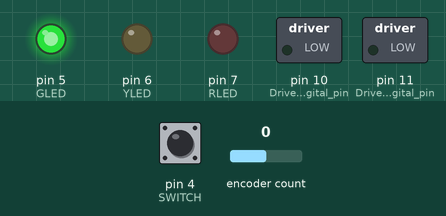
This sketch was run on a simulated Arduino Uno, built with avr-gcc and run on an emulated ATmega328P. Shown: switched loads named in the sketch (green lamp = pin HIGH), output pins drawn as LEDs (lit = HIGH). Inputs (shaded band) come from the test bench; at power-on: encoder count 0, pin 4 (SWITCH) HIGH.

Above: at 1.2 s.
1.3 s: encoder count set to 1
At 1.55 s:
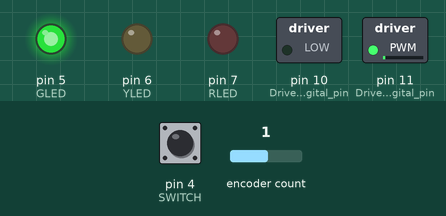
4.3 s: pin 4 (SWITCH) pulled LOW for 0.15 s
At 5.4 s:
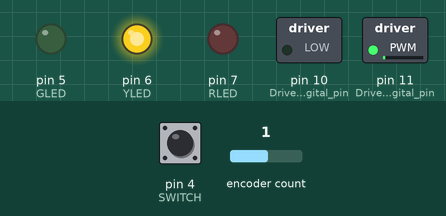
7.4 s: encoder count set to 0
At 7.79 s:
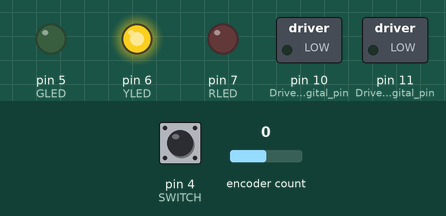
10.4 s: pin 4 (SWITCH) pulled LOW for 1 s
At 12.3 s:
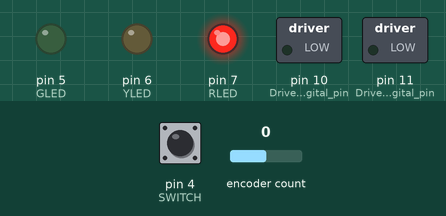
14.4 s: encoder count set to 4
At 14.87 s:
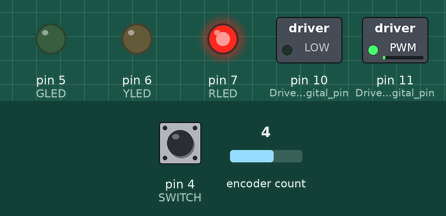
Timing chart, 0 to 17.4 s (numbered marks = the images above; inputs shaded):
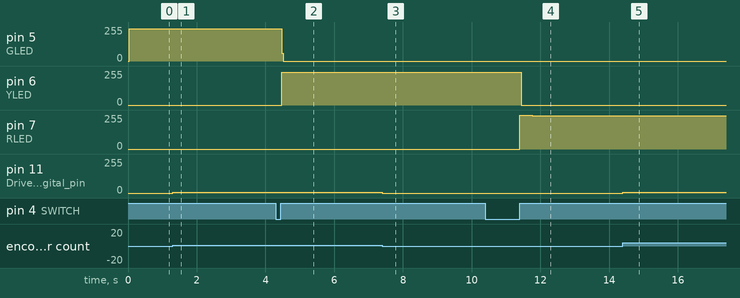

The sketch:

OmniGripController.ino
```cpp
/* Motor controller
 * Encoder code from http://www.pjrc.com/teensy/td_libs_Encoder.html
 * Author: Michael Lin
 * PinOut for OmniGrip
 * Pin 2 and 3 -> Encoder pins ChA & ChB
 * Pin 4       -> Toggle Switch
 * Pin 5       -> Green LED
 * Pin 5       -> Yellow LED
 * Pin 6       -> Red LED
 */

#include <Encoder.h>
#include <math.h>

static const int   t1cntr = 31250;     //Max count for Timer1

/*Motor constants*/
static const float maxPWM = (1 << 8);  //Max PWM compare for Timer2
static const float maxOKPWM = maxPWM*0.42;  //Max Continuous current for RE25 is 1.5A and motor resistance is 2.7Ohm. So V=I*R -> maxOKPWM = 40%
static const float safePWM  = maxPWM*0.005; //PWM range safe enough to turn on the motor switch.

/*Audio Jack constants*/
static const float maxCmdGrip = t1cntr*0.8; // Dont want to command to Audio Jack more than 80% duty cycle to keep the waveform clean.

/*General constants*/
static const float maxGripEncCount = 1750; //Max encoder value when OmniGrip goes from fully open to fully closed


//static const float PWMOffset = 10; //Offset to overcome friction in grippers. Not used due to safety

//Conversions from encoder reading to desired PWM output
const float L_OmniGrip       = 55;                                 // in mm
const float encoder_range    = maxGripEncCount;                    //encoder count in a full swing
const float swing_range      = (25/encoder_range)*(M_PI/180);     // in rad
const float max_volts        = 12;                                 // in Volts
const float motor_resistance = 2.7;                                // in Ohms
const float K_torque         = 23.2;                               // in mNm/A for RE-25
const float capstan_radius   = 4.5;                                // in mm
const float L_daV            = 41;                                 // in mm da Vinci master constant(not used)
const float K_daV            = 5.4/L_daV;                          // in mN/rad da Vinci master constant(not used)

/** Conversion factor calculation
 *  I_eff = PWM*V_max/R_motor
 *  F_eff = I_eff*K_torque/capstan_radius
 *
 *  angle_reading_radian = input_encoder_reading*(25/encoder_range)*(pi/180)    25 is max swing in degrees
 *  F_des = K_stiff*angle_reading_radian/gripper_radius
 *
 *  F_eff = F_des
 *  (PWM*K_torque*V_max)/(R_motor*capstan_radius) = (encoder_reading*(25*pi/180)*K_stiff)/(encoder_range*gripper_radius)
 *  PWM, encoder_reading and K_stiff are variables. Eveything else is constant.
 */

//const float conv_factor = ((swing_range/encoder_range)*motor_resistance*capstan_radius*maxGripEncCount) / (L_OmniGrip*K_torque*max_volts);  //Conversion factor from encoder reading to commanded PWM in clock counter have to multiply by stiffness K
const float conv_factor = swing_range*(motor_resistance/(K_torque*max_volts))*(capstan_radius/L_OmniGrip)*maxPWM;  //Conversion factor from encoder reading to desired PWM duty cycle (in clock counter units i.e. multiply by maxPWM).

/*Pinouts*/
int GLED = 5;
int YLED = 6;
int RLED = 7;
int SWITCH = 4;

/*LPF constant*/
float alpha = 0.8;

/*Experiment Variables*/
const int totalStates = 3; //5 when testing stiffnesses
int conditionState    = 0;
int toggleSwitch      = 0; //State for switch. 1 if switch pressed. 0 otherwise.

//-----------CHANGE GAINS HERE----------
/*Array of different stiffness conditions. Mostly just need to change these.*/
//int K1[totalStates] = {40,  40,  55,  60,  80};
//int K2[totalStates] = {200, 230, 250, 270, 290};
//int K1[totalStates] = {40,  60,  75};
//int K2[totalStates] = {200, 250, 290};
int K1[totalStates] = {210, 280, 350};   //Safer set
int K2[totalStates] = {900, 1200, 1500}; //Safer set
//int K1[totalStates] = {240,  320,  400}; //Stiffer set
//int K2[totalStates] = {1050, 1400, 1750}; //Stiffer set

int force_offset = 6;   //In units of Timer counter (up to 256 for 100% PWM)
//--------------------------------

//Temporary variables
float temp1;
float prevPWM = 0;
float currPWM = 0;
float cmdPWM  = 0;
int currSwitchRead = 1;
int prevSwitchRead = 1; //Switch is HIGH when not pressed.
int LEDState;

// Change these two numbers to the pins connected to your encoder.
//   Best Performance: both pins have interrupt capability
Encoder myEnc(2, 3);

void setup() {
   pinMode(2, INPUT);                //Encoder ChA
   pinMode(3, INPUT);                //Encoder ChB

   pinMode(GLED, OUTPUT);            //Green LED
   pinMode(YLED, OUTPUT);            //Yellow LED
   pinMode(RLED, OUTPUT);            //Red LED

   pinMode(SWITCH, INPUT);           //Toggle Switch

   pinMode(10, OUTPUT);              //Drive PWM on digital pin 10 for Omni on Timer1 16-bit
   pinMode(11, OUTPUT);              //Drive PWM on digital pin 11 for Motor on Timer2 8-bit

   digitalWrite(11, LOW);            //Turn off this pin for safety

   /* Setup for Audio Jack Clock. This uses Timer 1 for sending PWM to pin 10.
    * The way this works is that there is an internal triangle waveform and a compare value OCR1B. Changing OCR1B changes the duty cycle
    * of the PWM output on Pin10 which drives the Audio Jack.*/
   TCCR1A = _BV(COM1A1)|_BV(COM1B1); //Setup Timer1 register TCCR1A for two compares COM1A1 and COM1B1
   TCCR1B = _BV(WGM13) | _BV(CS11);  //Setup Timer1 register TCCR1B with WGM13 for mode Phase and Freq correct, and CS11 for pre-scalar 16Mhz/8
   ICR1 = t1cntr;                    //For 16Hz based on eq f=8Mhz/(2*N*ICR1) FOR ARDUINO MINI 8MHz

   /* This is the same as Audio Jack Clock but for the motor and it uses Timer2 instead.*/
   TCCR2A = 3 | _BV(COM2A1);         //Setup Timer2 register TCCR2A for two compares COM2A1 and COM2B1. TCCR2A = 3 is Fast PWM mode.
   TCCR2B = 1;                       //For 32KHz based on eq f=8Mhz/(256*N*ICR1) FOR ARDUINO MINI 8MHz where N is prescalar
   OCR2A = 0*maxPWM;                 //Initial PWM duty cycle for motor
   //Serial.begin(9600);
}

void loop() {

   /* Code for output to Audio Jack */
   long encoder_reading = myEnc.read();                        //Obtain current encoder reading
   //Serial.println(encoder_reading);
   //This should change to scale temp1 proportionally instead of capping at the bottom
   temp1 = float(encoder_reading*maxCmdGrip)/maxGripEncCount;  //Scale the encoder reading to a range corresponding to 15% to 80% for PWM on Audio Jack.
   if (int(temp1) < t1cntr*0.15) {
     OCR1B = t1cntr*0.15;                                      //Minimum PWM will be 15% duty cycle.
   } else {
     OCR1B = int(temp1);
   }

   /* Read toggle switch state */
   currSwitchRead = digitalRead(SWITCH);
   toggleSwitch   = switchPressed(currSwitchRead);
   //if (cmdPWM < safePWM && toggleSwitch == 1) {  //Fail-safe cmdPWM has to be low in order to allow change of stiffness
   if(toggleSwitch == 1) {
     conditionState += 1;
     if (conditionState == totalStates) { //Loop around every x amount of states
       conditionState = 0;
     }
     LEDState = conditionState;
   }
   LEDState = conditionState+1; //conditionState+1 since I want to toggle from 1 to 3

   /* Stiffness control */
   float spring_pos1 = 0;                           //Spring 1 start at position 0
   float kp1 = K1[conditionState];                  //Spring 1 stiffness coefficient in mNm/rad
   float spring_pos2 = maxGripEncCount*60/100;         //Spring 2  starts at 15 degrees (Max open an close is 25 degrees)
   float pos2_offset = maxGripEncCount*55/100;
   float kp2 = K2[conditionState];                  //Spring 2 stiffness coefficient in mNm/rad

   if (encoder_reading > spring_pos1) {
       cmdPWM = (kp1 * (encoder_reading-spring_pos1) * conv_factor);
   }
   if (encoder_reading > spring_pos2) {
       cmdPWM = (kp2 * (encoder_reading-pos2_offset) * conv_factor) + (kp1 * (encoder_reading-spring_pos1) * conv_factor);
   }
   cmdPWM += force_offset; //Adds the force offset

   //Serial.println(cmdPWM);
   if (encoder_reading > spring_pos1) {
     if (cmdPWM > maxOKPWM) {   //Cap the PWM so motors dont burn off
       LEDState = 6; //Force the motor at higher current and signal it with LED
     } else {
       OCR2A = cmdPWM;
       //Serial.println(cmdPWM);
     }
   } else {
     OCR2A = 0; //Fail-safe always turn off motor if encoder value is passed fully open.
   }

   if (cmdPWM < safePWM) { // For indicating safe zone in the motor.
     LEDState = 5;
   }
   updateLED(LEDState); //Update LED at the end
}

/**
 * Updates LEDs depending on the current condition
 */
void updateLED (int condition) {
  digitalWrite(GLED, LOW);
  digitalWrite(YLED, LOW);
  digitalWrite(RLED, LOW);

  if (condition == 1) {
    digitalWrite(GLED, HIGH);
  }
  if (condition == 2) {
    digitalWrite(YLED, HIGH);
  }
  if (condition == 3) {
    digitalWrite(RLED, HIGH);
  }
  if (condition == 4) {
      digitalWrite(GLED, HIGH);
      digitalWrite(YLED, HIGH);
  }
  if (condition == 5) {    //For indicating safe zone
      digitalWrite(GLED, HIGH);
      digitalWrite(RLED, HIGH);
  }
  if (condition == 6) {    //For indicating going over maxPWM
      digitalWrite(GLED, HIGH);
      digitalWrite(YLED, HIGH);
      digitalWrite(RLED, HIGH);
  }
}

int switchPressed (int currSwitchReading) {
  if (currSwitchReading == 1 && prevSwitchRead == 0) { //Rising edge of the switch
    prevSwitchRead = 1;
    return 1;  //Only return 1 in rising edge
  } else if (currSwitchReading == 0 && prevSwitchRead == 1) {
    prevSwitchRead = 0;
  }
  return 0;
}
```

Measured:
- after the input at 1.3 s, pin 11 (Drive_PWM_on_digital_pin): 0/255 → 6/255 at once
- after the input at 4.3 s, pin 5 (GLED): 242/255 → 0/255 after 0.18 s; pin 6 (YLED): 0/255 → 247/255 after 0.18 s
- after the input at 7.4 s, pin 11 (Drive_PWM_on_digital_pin): 6/255 → 0/255 at once
- after the input at 10.4 s, pin 6 (YLED): 247/255 → 0/255 after 1.0 s; pin 7 (RLED): 0/255 → 255/255 after 1.0 s, → 249/255 0.36 s later
- after the input at 14.4 s, pin 11 (Drive_PWM_on_digital_pin): 0/255 → 6/255 at once
